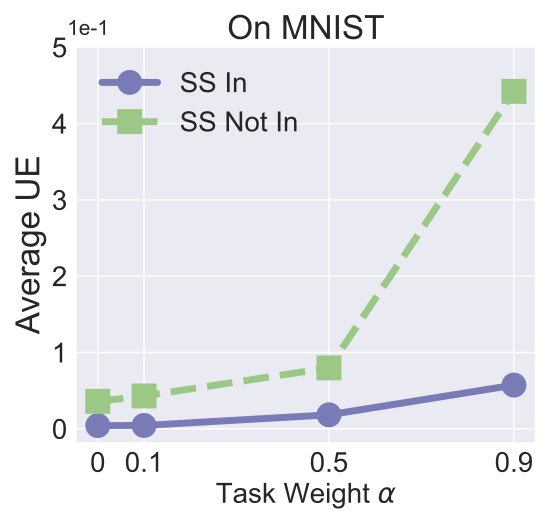

Source code (Python):


import numpy as np
import matplotlib.pyplot as plt
from matplotlib.ticker import ScalarFormatter


epsilon = 3
beta = 1 / epsilon


x=[0, 0.1, 0.5, 0.9]

labels = ['0', '0.1', '0.5', '0.9']
# unl_org = [97.77, 97.55, 97.35, 97.29, 97.21, 97.21]

# unl_hess_r = [96.6, 96.66, 96.04, 95.94, 95.85, 97.21]
unl_mib = [0.0043, 0.0044, 0.018409, 0.0573]

unl_muv = [0.03600, 0.04310, 0.079888, 0.442221]
# unl_ss_wo = [94.32, 94.53, 94.78, 93.38, 94.04, 97.21]

unl_multi_lower_in=[0.006774, 0.00792, 0.01958, 0.05628]
unl_multi_lower_not_in =[0.0108651, 0.01275, 0.049736, 0.417920]

for i in range(len(x)):
    unl_mib[i] = unl_mib[i]*10
    unl_muv[i] = unl_muv[i] * 10
    unl_multi_lower_in[i] = unl_multi_lower_in[i]*10
    unl_multi_lower_not_in[i] = unl_multi_lower_not_in[i]*10

plt.style.use('seaborn')
plt.figure(figsize=(5.5, 5.3))
l_w=5
m_s=15
marker_s = 3
markevery=1
#plt.figure(figsize=(8, 5.3))
#plt.plot(x, unl_fr, color='blue', marker='^', label='Retrain',linewidth=l_w, markersize=m_s)
plt.plot(x, unl_mib, linestyle='-', color='#797BB7', marker='o', fillstyle='full', markevery=markevery,
         label='SS In', linewidth=l_w, markersize=m_s, markeredgewidth=marker_s)

#plt.plot(x, unl_ss_w, color='g',  marker='*',  label='PriMU$_{w}$',linewidth=l_w, markersize=m_s)
plt.plot(x, unl_muv, linestyle='--', color='#9BC985',  marker='s', fillstyle='full', markevery=markevery,
         label='SS Not In',linewidth=l_w, markersize=m_s, markeredgewidth=marker_s)

# plt.plot(x, unl_multi_lower_in, linestyle='-.', color='#2A5522',  marker='D', fillstyle='full', markevery=markevery,
#          label='MS In',linewidth=l_w, markersize=m_s, markeredgewidth=marker_s)
#
#
# plt.plot(x, unl_multi_lower_not_in, linestyle=':', color='#E07B54',  marker='^', fillstyle='full', markevery=markevery,
#          label='MS Not In', linewidth=l_w,  markersize=m_s, markeredgewidth=marker_s)
#


#plt.plot(x, unl_vibu, color='silver',  marker='d',  label='VIBU',linewidth=4,  markersize=10)

# plt.plot(x, y_sa03, color='r',  marker='2',  label='AAAI21 A_acc, pr=0.3',linewidth=3, markersize=8)
# plt.plot(x, y_sa05, color='darkblue',  marker='4',  label='AAAI21 A_acc, pr=0.5',linewidth=3, markersize=8)
# plt.plot(x, y_ma03, color='darkviolet',  marker='3',  label='FedMC A_acc, pr=0.3',linewidth=3, markersize=8)
# plt.plot(x, y_ma05, color='cyan',  marker='p',  label='FedMC A_acc, pr=0.5',linewidth=3, markersize=8)


# plt.grid()
leg = plt.legend(fancybox=True, shadow=True)
# plt.xlabel('Malicious Client Ratio (%)' ,fontsize=16)
plt.ylabel('Average UE' ,fontsize=24)
my_y_ticks = np.arange(0, 5.2, 1)
plt.yticks(my_y_ticks,fontsize=20)
# plt.yscale('log')

plt.xlabel('Task Weight $\\alpha$' ,fontsize=20)

plt.xticks(x, labels, fontsize=20)
# plt.title('CIFAR10 IID')

# Annotating the y-axis with the unit at its end using scientific notation

# Create a ScalarFormatter object
# Scale the y-values by a factor of 10


plt.annotate(r"1e-1", xy=(0.1, 1.01), xycoords='axes fraction', xytext=(-10, 10),
             textcoords='offset points', ha='right', va='center', fontsize=15)

plt.title('On MNIST', fontsize=24 )

# plt.text(-0.1, 0.5, 'Title Beside Y', transform=ax[0].transAxes,
#            va='center', ha='left', rotation='vertical')
plt.legend(loc='best',fontsize=20)
plt.tight_layout()
#plt.title("MNIST")
plt.rcParams['figure.figsize'] = (2.0, 1)
plt.rcParams['image.interpolation'] = 'nearest'
plt.rcParams['figure.subplot.left'] = 0.11
plt.rcParams['figure.subplot.bottom'] = 0.08
plt.rcParams['figure.subplot.right'] = 0.977
plt.rcParams['figure.subplot.top'] = 0.969
plt.savefig('mnist_influence_app_lower_bound_analysis.pdf', format='pdf', dpi=200)
plt.show()
